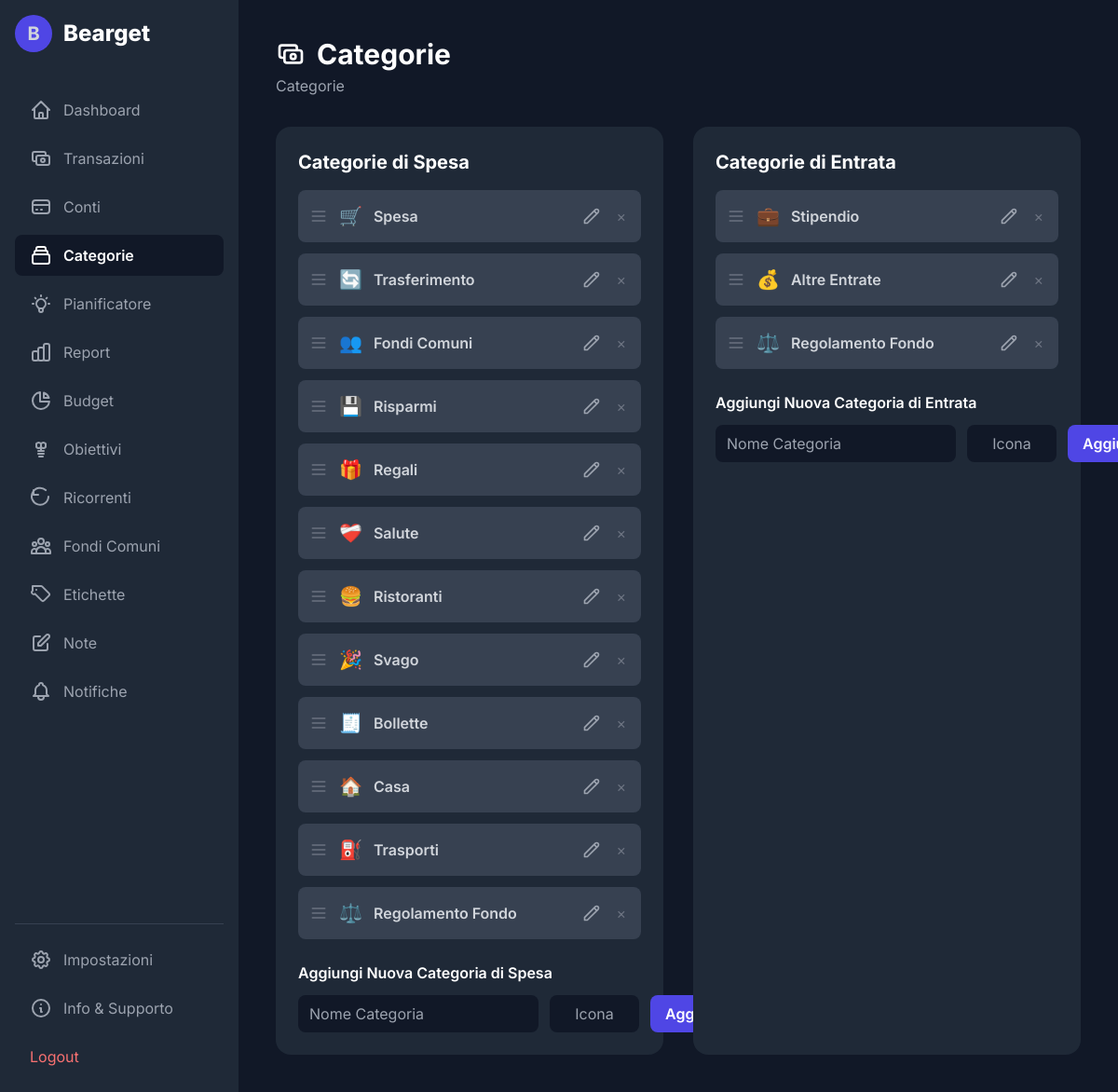
/categories.php (signed in), run on the app's committed database.
### tables this page shows
CREATE TABLE `categories` (
  `id` int(11) NOT NULL,
  `user_id` int(11) NOT NULL,
  `name` varchar(100) NOT NULL,
  `type` varchar(10) NOT NULL DEFAULT 'expense',
  `icon` varchar(10) DEFAULT NULL,
  `category_order` int(11) NOT NULL DEFAULT 0
);

### functions.php (called while the page is built, shortened)
<?php
function get_user_categories($conn, $user_id, $type) {
    $categories = [];
    $sql = "SELECT id, name, icon FROM categories WHERE user_id = ? AND type = ? ORDER BY category_order ASC";
    $stmt = $conn->prepare($sql);
    $stmt->bind_param('is', $user_id, $type);
    $stmt->execute();
    $result = $stmt->get_result();
    while ($row = $result->fetch_assoc()) {
        $categories[] = $row;
    }
    return $categories;
}
?>

### categories.php (the view, shortened to what this page needs)
<?php
require_once 'db_connect.php';
require_once 'functions.php';
$user_id = $_SESSION["id"];
$expenseCategories = get_user_categories($conn, $user_id, 'expense');
$incomeCategories = get_user_categories($conn, $user_id, 'income');
?>
<!DOCTYPE html>
<html lang="it">
<head>
    <script src="https://cdn.tailwindcss.com"></script>
    <link rel="stylesheet" href="theme.php">
</head>
<body class="text-gray-300">
    <div class="flex h-screen">
        <?php include 'sidebar.php'; ?>
        <main class="flex-1 p-6 lg:p-10 overflow-y-auto">
            <header class="mb-8">
                <div class="flex items-center gap-4">
                    <div>
                        <h1 class="text-3xl font-bold text-white flex items-center gap-3">
                            <svg class="w-8 h-8" fill="none" stroke="currentColor" viewBox="0 0 24 24"><path stroke-linecap="round" stroke-linejoin="round" stroke-width="2" d="M17 9V7a2 2 0 00-2-2H5a2 2 0 00-2 2v6a2 2 0 002 2h2m2 4h10a2 2 0 002-2v-6a2 2 0 00-2-2H9a2 2 0 00-2 2v6a2 2 0 002 2zm7-5a2 2 0 11-4 0 2 2 0 014 0z"></path></svg>
                            Categorie
                        </h1>
                        <p class="text-gray-400 mt-1">Categorie</p>
                    </div>
                </div>
            </header>
            <div class="grid grid-cols-1 lg:grid-cols-2 gap-8">
                <div class="bg-gray-800 rounded-2xl p-6">
                    <h2 class="text-xl font-bold text-white mb-4">Categorie di Spesa</h2>
                    <div id="expense-list-container" class="space-y-3 mb-6">
                        <?php foreach($expenseCategories as $cat): ?>
                            <div class="flex items-center justify-between bg-gray-700 p-3 rounded-lg category-item transition-shadow hover:shadow-lg" data-id="<?php echo $cat['id']; ?>">
                                <div class="flex items-center">
                                    <svg class="w-5 h-5 mr-3 text-gray-500 handle" fill="none" stroke="currentColor" viewBox="0 0 24 24"><path stroke-linecap="round" stroke-linejoin="round" stroke-width="2" d="M4 6h16M4 12h16M4 18h16"></path></svg>
                                    <span class="text-xl mr-3 category-icon"><?php echo htmlspecialchars($cat['icon'] ?? '💸'); ?></span>
                                    <span class="font-semibold category-name"><?php echo htmlspecialchars($cat['name']); ?></span>
                                </div>
                                <div class="flex items-center space-x-2">
                                    <button onclick='openEditCategoryModal(<?php echo json_encode($cat); ?>)' title="Modifica" class="p-1 text-gray-400 hover:text-blue-400">
                                        <svg class="w-5 h-5" fill="none" stroke="currentColor" viewBox="0 0 24 24"><path stroke-linecap="round" stroke-linejoin="round" stroke-width="2" d="M15.232 5.232l3.536 3.536m-2.036-5.036a2.5 2.5 0 113.536 3.536L6.5 21.036H3v-3.536L16.732 3.732z"></path></svg>
                                    </button>
                                    <form action="delete_category.php" method="POST" class="delete-form">
                                        <button type="submit" class="p-1 text-gray-500 hover:text-red-400 transition-colors">&times;</button>
                                    </form>
                                </div>
                            </div>
                        <?php endforeach; ?>
                    </div>
                    <form action="add_category.php" method="POST" class="add-form space-y-3">
                        <h3 class="font-semibold text-white">Aggiungi Nuova Categoria di Spesa</h3>
                        <div class="flex gap-3">
                            <input type="text" name="name" placeholder="Nome Categoria" required class="flex-grow bg-gray-900 border-gray-700 text-white rounded-lg px-3 py-2 focus:ring-primary-500 focus:border-primary-500">
                            <input type="text" name="icon" placeholder="Icona" maxlength="2" class="w-24 bg-gray-900 border-gray-700 text-white rounded-lg px-3 py-2 text-center focus:ring-primary-500 focus:border-primary-500">
                            <button type="submit" class="bg-primary-600 hover:bg-primary-700 text-white font-semibold py-2 px-4 rounded-lg transition-colors">Aggiungi</button>
                        </div>
                    </form>
                </div>
                <div class="bg-gray-800 rounded-2xl p-6">
                    <h2 class="text-xl font-bold text-white mb-4">Categorie di Entrata</h2>
                    <div id="income-list-container" class="space-y-3 mb-6">
                        <?php foreach($incomeCategories as $cat): ?>
                             <div class="flex items-center justify-between bg-gray-700 p-3 rounded-lg category-item transition-shadow hover:shadow-lg" data-id="<?php echo $cat['id']; ?>">
                                <div class="flex items-center">
                                    <svg class="w-5 h-5 mr-3 text-gray-500 handle" fill="none" stroke="currentColor" viewBox="0 0 24 24"><path stroke-linecap="round" stroke-linejoin="round" stroke-width="2" d="M4 6h16M4 12h16M4 18h16"></path></svg>
                                    <span class="text-xl mr-3 category-icon"><?php echo htmlspecialchars($cat['icon'] ?? '💰'); ?></span>
                                    <span class="font-semibold category-name"><?php echo htmlspecialchars($cat['name']); ?></span>
                                </div>
                                <div class="flex items-center space-x-2">
                                    <button onclick='openEditCategoryModal(<?php echo json_encode($cat); ?>)' title="Modifica" class="p-1 text-gray-400 hover:text-blue-400">
                                        <svg class="w-5 h-5" fill="none" stroke="currentColor" viewBox="0 0 24 24"><path stroke-linecap="round" stroke-linejoin="round" stroke-width="2" d="M15.232 5.232l3.536 3.536m-2.036-5.036a2.5 2.5 0 113.536 3.536L6.5 21.036H3v-3.536L16.732 3.732z"></path></svg>
                                    </button>
                                    <form action="delete_category.php" method="POST" class="delete-form">
                                        <button type="submit" class="p-1 text-gray-500 hover:text-red-400 transition-colors">&times;</button>
                                    </form>
                                </div>
                            </div>
                        <?php endforeach; ?>
                    </div>
                    <form action="add_category.php" method="POST" class="add-form space-y-3">
                        <h3 class="font-semibold text-white">Aggiungi Nuova Categoria di Entrata</h3>
                        <div class="flex gap-3">
                            <input type="text" name="name" placeholder="Nome Categoria" required class="flex-grow bg-gray-900 border-gray-700 text-white rounded-lg px-3 py-2 focus:ring-primary-500 focus:border-primary-500">
                            <input type="text" name="icon" placeholder="Icona" maxlength="2" class="w-24 bg-gray-900 border-gray-700 text-white rounded-lg px-3 py-2 text-center focus:ring-primary-500 focus:border-primary-500">
                            <button type="submit" class="bg-primary-600 hover:bg-primary-700 text-white font-semibold py-2 px-4 rounded-lg transition-colors">Aggiungi</button>
                        </div>
                    </form>
                </div>
            </div>
        </main>
    </div>
</body>
</html>

### categories.php (style rules this page uses)
body { font-family: 'Inter', sans-serif; background-color: var(--color-gray-900); }
.handle { cursor: grab; }

### data on the page
categories: icon "🛒", name "Spesa"
categories: icon "🔄", name "Trasferimento"
categories: icon "👥", name "Fondi Comuni"
categories: icon "💾", name "Risparmi"
categories: icon "🎁", name "Regali"
categories: icon "❤️‍🩹", name "Salute"
categories: icon "🍔", name "Ristoranti"
categories: icon "🎉", name "Svago"
categories: icon "🧾", name "Bollette"
categories: icon "🏠", name "Casa"
categories: icon "⛽️", name "Trasporti"
categories: icon "⚖️", name "Regolamento Fondo"
categories: icon "💼", name "Stipendio"
categories: icon "💰", name "Altre Entrate"
categories: icon "⚖️", name "Regolamento Fondo"
